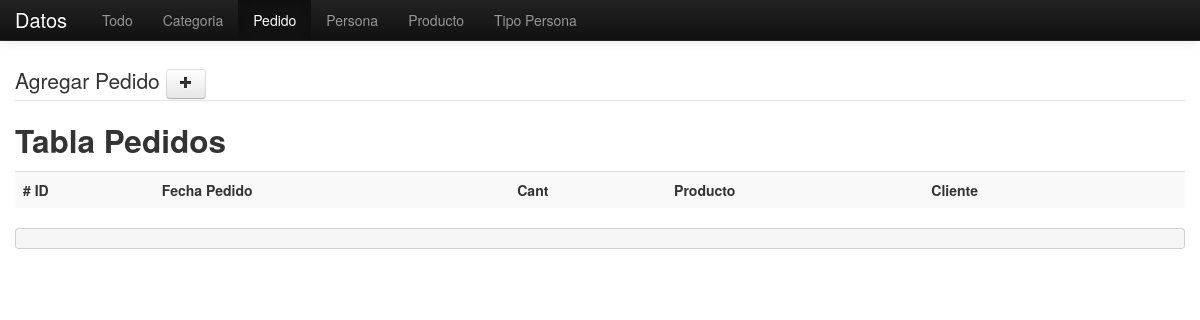
The app's page /datos/pedido.php, older data.
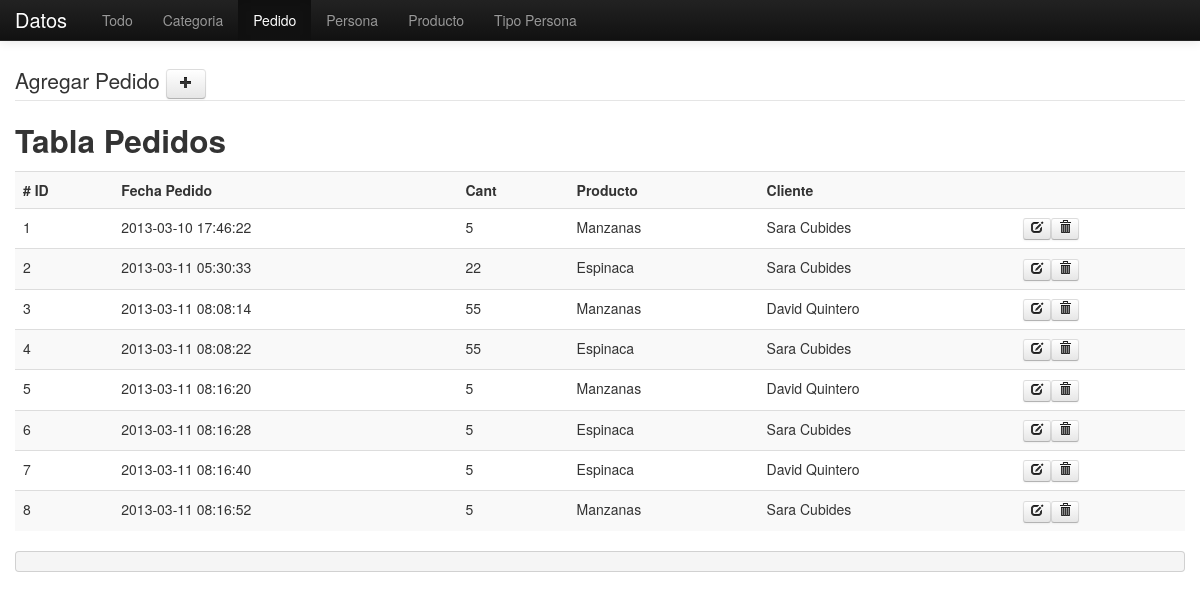
The same page, newer data.
### tables this page shows
CREATE TABLE IF NOT EXISTS `pedido` (
  `idPedido` int(11) NOT NULL,
  `pedi_fech` timestamp NULL DEFAULT NULL,
  `pedi_cant` varchar(45) DEFAULT NULL,
  `Personas_idPersona` int(11) NOT NULL,
  `idProducto` int(11) DEFAULT NULL,
  PRIMARY KEY (`idPedido`,`Personas_idPersona`),
  KEY `fk_Pedido_Personas1_idx` (`Personas_idPersona`),
  KEY `idProducto` (`idProducto`)
);

CREATE TABLE IF NOT EXISTS `producto` (
  `idProducto` int(11) NOT NULL,
  `prod_nomb` varchar(45) DEFAULT NULL,
  `prod_desc` varchar(45) DEFAULT NULL,
  `prod_prec_comp` int(11) DEFAULT NULL,
  `prod_prec_vent` int(11) DEFAULT NULL,
  `prod_ruta_imag` varchar(45) DEFAULT NULL,
  `categoria_idCategoria` int(11) NOT NULL,
  PRIMARY KEY (`idProducto`,`categoria_idCategoria`),
  KEY `fk_producto_categoria_idx` (`categoria_idCategoria`)
);

CREATE TABLE IF NOT EXISTS `persona` (
  `idPersona` int(11) NOT NULL,
  `pers_nomb` varchar(45) DEFAULT NULL,
  `pers_apel` varchar(45) DEFAULT NULL,
  `pers_tele` varchar(45) DEFAULT NULL,
  `pers_dire` varchar(45) DEFAULT NULL,
  `TipoPersona_idTipoPersona` int(11) NOT NULL,
  PRIMARY KEY (`idPersona`,`TipoPersona_idTipoPersona`),
  KEY `fk_Personas_TipoPersona1_idx` (`TipoPersona_idTipoPersona`)
);

### datos/libs/meekrodb.php (called while the page is built, shortened)
<?php
class DB {
  protected static $mdb = null;
  public static function getMDB() {
    $mdb = DB::$mdb;
    if ($mdb === null) {
      $mdb = DB::$mdb = new MeekroDB();
    }
    return $mdb;
  }
  public static function query() { $args = func_get_args(); return call_user_func_array(array(DB::getMDB(), 'query'), $args); }
}
class MeekroDB {
  public $dbName = '';
  public $user = '';
  public $password = '';
  public $host = 'localhost';
  public $port = null;
  public $encoding = 'latin1';
  public $queryMode = 'queryAllRows';
  public $internal_mysql = null;
  public function __construct($host=null, $user=null, $password=null, $dbName=null, $port=null, $encoding=null) {
    if ($host === null) $host = DB::$host;
    if ($user === null) $user = DB::$user;
    if ($password === null) $password = DB::$password;
    if ($dbName === null) $dbName = DB::$dbName;
    if ($port === null) $port = DB::$port;
    if ($encoding === null) $encoding = DB::$encoding;
    $this->host = $host;
    $this->user = $user;
    $this->password = $password;
    $this->dbName = $dbName;
    $this->port = $port;
    $this->encoding = $encoding;
  }
  public function get() {
    $mysql = $this->internal_mysql;
    if ($mysql == null) {
      if (! $this->port) $this->port = ini_get('mysqli.default_port');
      $mysql = new mysqli($this->host, $this->user, $this->password, $this->dbName, $this->port);
      $mysql->set_charset($this->encoding);
      $this->internal_mysql = $mysql;
    }
    return $mysql;
  }
  protected function prependCall($function, $args, $prepend) {
    array_unshift($args, $prepend);
    return call_user_func_array($function, $args);
  }
  public function freeResult($result) {
    return $result->free();
  }
  public function parseQueryParams() {
    $args = func_get_args();
    if (count($args) < 2) return $args[0];
  }
  public function query() {
    $args = func_get_args();
    if ($this->queryMode == 'buffered' || $this->queryMode == 'unbuffered') {
      return $this->prependCall(array($this, 'queryHelper'), $args, $this->queryMode);
    } else {
      return call_user_func_array(array($this, 'queryAllRows'), $args);
    }
  }
  public function queryUnbuf() { $args = func_get_args(); return $this->prependCall(array($this, 'queryHelper'), $args, 'unbuffered'); }
  protected function queryHelper() {
    $args = func_get_args();
    $type = array_shift($args);
    $is_buffered = ($type == 'buffered');
    $is_null = ($type == 'null');
    $sql = call_user_func_array(array($this, 'parseQueryParams'), $args);
    $db = $this->get();
    $result = $db->query($sql, $is_buffered ? MYSQLI_STORE_RESULT : MYSQLI_USE_RESULT);
    return $result;
  }
  public function queryAllRows() {
    $args = func_get_args();
    $query = call_user_func_array(array($this, 'queryUnbuf'), $args);
    $result = $this->fetchAllRows($query);
    return $result;
  }
  protected function checkError() {
    return false;
  }
  public function fetchRow($result = null) {
    return $result->fetch_assoc();
  }
  public function fetchAllRows($result = null) {
    $A = array();
    while ($row = $this->fetchRow($result)) {
      $A[] = $row;
    }
    return $A;
  }
}
?>

### datos/pedido.php (the view, shortened to what the changed rows need)
<?php
  include_once('libs/meekrodb.php');
  $table_to_user = "pedido";
  $result_producto    = DB::query("SELECT * FROM {$table_to_user}");
  $result_nomb        = DB::query("SELECT   persona.pers_nomb, persona.pers_apel
                                    FROM      pedido, persona
                                    WHERE     pedido.Personas_idPersona =  persona.idPersona
                                    ORDER BY  pedido.idPedido");
  $result_detalle     = DB::query("SELECT   pedido.idPedido, producto.prod_nomb, producto.idProducto
                                    FROM      producto, pedido
                                    WHERE     producto.idProducto =  pedido.idProducto
                                    ORDER BY  pedido.idPedido");
?>
<!DOCTYPE html>
<html lang="en">
  <head>
    <link href="css/bootstrap.css" rel="stylesheet">
    <link href="css/bootstrap-responsive.css" rel="stylesheet">
    <link href="css/css.css" rel="stylesheet">
  </head>
  <body>
    <div class="container">
<h2> Tabla Pedidos </h2>
  <table class="table table-striped">
  <tr class="success" >
    <th># ID </th>
    <th> Fecha Pedido  </th>
    <th> Cant </th>
    <th> Producto </th>
    <th> Cliente </th>
    <th> </th>
  </tr>
<?php
    for ( $i = 0; $i <count($result_producto); $i++) {
      echo "<tr>";
      echo "<td>";
      echo "{$result_producto[$i][idPedido]}";
      echo "</td>";
      echo "<td>";
      echo "{$result_producto[$i][pedi_fech]} ";
      echo "</td>";
      echo "<td>";
      echo "{$result_producto[$i][pedi_cant]} ";
      echo "</td>";
      echo "<td>";
      echo "{$result_detalle[$i][prod_nomb]}";
      echo "</td>";
      echo "<td>";
      echo "{$result_nomb[$i][pers_nomb]} {$result_nomb[$i][pers_apel]}";
      echo "</td>";
      echo "<td>";
      echo "<a class='btn btn-mini' href='#'><i class='icon-edit'></i> </a>";
      echo "<a class='btn btn-mini' href='#'><i class='icon-trash'></i> </a>";
      echo "</td>";
      echo "</tr>";
    }
?>
  </table>
    </div>
  </body>
</html>

Row changes from the older to the newer data that the page shows:
added pedido: idPedido "1", pedi_fech "2013-03-10 17:46:22", pedi_cant "5"
added producto: prod_nomb "Manzanas"
added persona: pers_nomb "Sara", pers_apel "Cubides"
added pedido: idPedido "2", pedi_fech "2013-03-11 05:30:33", pedi_cant "22"
added producto: prod_nomb "Espinaca"
added pedido: idPedido "3", pedi_fech "2013-03-11 08:08:14", pedi_cant "55"
added persona: pers_nomb "David", pers_apel "Quintero"
added pedido: idPedido "4", pedi_fech "2013-03-11 08:08:22", pedi_cant "55"
added pedido: idPedido "5", pedi_fech "2013-03-11 08:16:20", pedi_cant "5"
added pedido: idPedido "6", pedi_fech "2013-03-11 08:16:28", pedi_cant "5"
added pedido: idPedido "7", pedi_fech "2013-03-11 08:16:40", pedi_cant "5"
added pedido: idPedido "8", pedi_fech "2013-03-11 08:16:52", pedi_cant "5"
